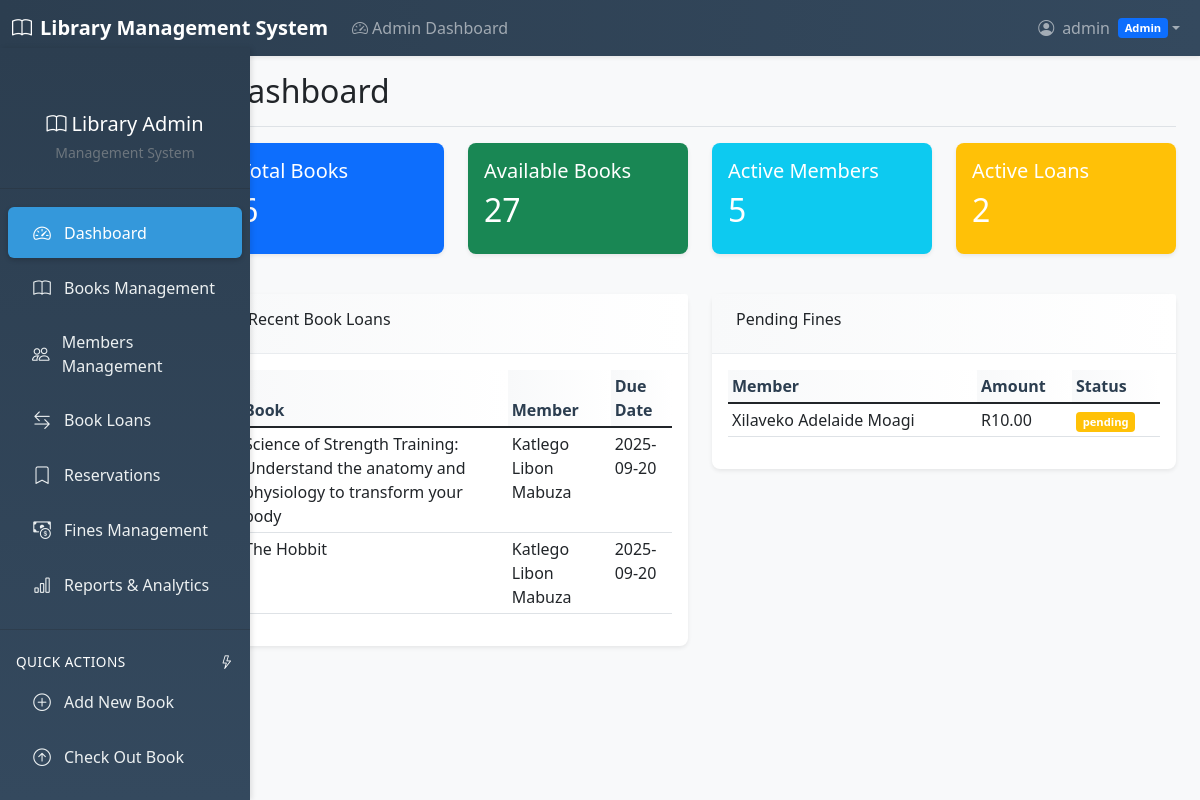
Page /admin/dashboard.php (signed in) on the committed database.
### tables this page shows
CREATE TABLE `book_loans` (
  `id` int(11) NOT NULL,
  `book_id` int(11) NOT NULL,
  `member_id` int(11) NOT NULL,
  `librarian_id` int(11) DEFAULT NULL,
  `checkout_date` date NOT NULL,
  `due_date` date NOT NULL,
  `return_date` date DEFAULT NULL,
  `status` enum('active','returned','overdue') DEFAULT 'active',
  `created_at` timestamp NOT NULL DEFAULT current_timestamp()
);

CREATE TABLE `books` (
  `id` int(11) NOT NULL,
  `isbn` varchar(20) NOT NULL,
  `title` varchar(255) NOT NULL,
  `author` varchar(255) NOT NULL,
  `genre` varchar(100) DEFAULT NULL,
  `publisher` varchar(255) DEFAULT NULL,
  `publication_date` date DEFAULT NULL,
  `edition` varchar(50) DEFAULT NULL,
  `description` text DEFAULT NULL,
  `total_copies` int(11) DEFAULT 1,
  `available_copies` int(11) DEFAULT 1,
  `status` enum('available','unavailable') DEFAULT 'available',
  `created_at` timestamp NOT NULL DEFAULT current_timestamp()
);

CREATE TABLE `members` (
  `id` int(11) NOT NULL,
  `user_id` int(11) DEFAULT NULL,
  `membership_id` varchar(20) NOT NULL,
  `first_name` varchar(50) NOT NULL,
  `last_name` varchar(50) NOT NULL,
  `phone` varchar(20) DEFAULT NULL,
  `address` text DEFAULT NULL,
  `date_of_birth` date DEFAULT NULL,
  `status` enum('active','suspended') DEFAULT 'active'
);

CREATE TABLE `fines` (
  `id` int(11) NOT NULL,
  `loan_id` int(11) NOT NULL,
  `member_id` int(11) NOT NULL,
  `amount` decimal(10,2) NOT NULL,
  `reason` varchar(255) DEFAULT NULL,
  `status` enum('pending','paid') DEFAULT 'pending',
  `paid_date` date DEFAULT NULL,
  `created_at` timestamp NOT NULL DEFAULT current_timestamp()
);

### includes/functions.php (called while the page is built, shortened)
<?php
function isLoggedIn() {
    return isset($_SESSION['user_id']);
}
function isAdmin() {
    return isset($_SESSION['role']) && $_SESSION['role'] === 'admin';
}
?>

### admin/dashboard.php (the view, shortened to what this page needs)
<?php
require_once '../includes/functions.php';
$database = new Database();
$db = $database->getConnection();
$books_query = "SELECT COUNT(*) as total_books, SUM(available_copies) as available_books FROM books";
$books_stmt = $db->query($books_query);
$books_stats = $books_stmt->fetch(PDO::FETCH_ASSOC);
$members_query = "SELECT COUNT(*) as total_members FROM members WHERE status = 'active'";
$members_stmt = $db->query($members_query);
$members_stats = $members_stmt->fetch(PDO::FETCH_ASSOC);
$loans_query = "SELECT COUNT(*) as active_loans FROM book_loans WHERE status = 'active'";
$loans_stmt = $db->query($loans_query);
$loans_stats = $loans_stmt->fetch(PDO::FETCH_ASSOC);
?>
<!DOCTYPE html>
<html lang="en">
<head>
    <link href="https://cdn.jsdelivr.net/npm/bootstrap@5.1.3/dist/css/bootstrap.min.css" rel="stylesheet">
    <link href="https://cdn.jsdelivr.net/npm/bootstrap-icons@1.7.2/font/bootstrap-icons.css" rel="stylesheet">
    <link href="../css/style.css" rel="stylesheet">
</head>
<body>
    <?php include '../includes/navbar.php'; ?>
    <div class="container-fluid">
        <div class="row">
            <?php include '../includes/sidebar.php'; ?>
            <main class="col-md-9 ms-sm-auto col-lg-10 px-md-4">
                <div class="d-flex justify-content-between flex-wrap flex-md-nowrap align-items-center pt-3 pb-2 mb-3 border-bottom">
                    <h1 class="h2">Dashboard</h1>
                </div>
                <div class="row">
                    <div class="col-md-3">
                        <div class="card text-white bg-primary mb-3">
                            <div class="card-body">
                                <h5 class="card-title">Total Books</h5>
                                <h2><?php echo $books_stats['total_books']; ?></h2>
                            </div>
                        </div>
                    </div>
                    <div class="col-md-3">
                        <div class="card text-white bg-success mb-3">
                            <div class="card-body">
                                <h5 class="card-title">Available Books</h5>
                                <h2><?php echo $books_stats['available_books']; ?></h2>
                            </div>
                        </div>
                    </div>
                    <div class="col-md-3">
                        <div class="card text-white bg-info mb-3">
                            <div class="card-body">
                                <h5 class="card-title">Active Members</h5>
                                <h2><?php echo $members_stats['total_members']; ?></h2>
                            </div>
                        </div>
                    </div>
                    <div class="col-md-3">
                        <div class="card text-white bg-warning mb-3">
                            <div class="card-body">
                                <h5 class="card-title">Active Loans</h5>
                                <h2><?php echo $loans_stats['active_loans']; ?></h2>
                            </div>
                        </div>
                    </div>
                </div>
                <div class="row mt-4">
                    <div class="col-md-6">
                        <div class="card">
                            <div class="card-header">
                                <h6>Recent Book Loans</h6>
                            </div>
                            <div class="card-body">
                                <div class="table-responsive">
                                    <table class="table table-sm">
                                        <thead>
                                            <tr>
                                                <th>Book</th>
                                                <th>Member</th>
                                                <th>Due Date</th>
                                            </tr>
                                        </thead>
                                        <tbody>
                                            <?php
                                            $recent_loans = $db->query("
                                                SELECT b.title, m.first_name, m.last_name, bl.due_date
                                                FROM book_loans bl
                                                JOIN books b ON bl.book_id = b.id
                                                JOIN members m ON bl.member_id = m.id
                                                WHERE bl.status = 'active'
                                                ORDER BY bl.created_at DESC
                                                LIMIT 5
                                            ");
                                            while ($loan = $recent_loans->fetch(PDO::FETCH_ASSOC)) {
                                                echo "<tr>
                                                    <td>{$loan['title']}</td>
                                                    <td>{$loan['first_name']} {$loan['last_name']}</td>
                                                    <td>{$loan['due_date']}</td>
                                                </tr>";
                                            }
                                            ?>
                                        </tbody>
                                    </table>
                                </div>
                            </div>
                        </div>
                    </div>
                    <div class="col-md-6">
                        <div class="card">
                            <div class="card-header">
                                <h6>Pending Fines</h6>
                            </div>
                            <div class="card-body">
                                <div class="table-responsive">
                                    <table class="table table-sm">
                                        <thead>
                                            <tr>
                                                <th>Member</th>
                                                <th>Amount</th>
                                                <th>Status</th>
                                            </tr>
                                        </thead>
                                        <tbody>
                                            <?php
                                            $pending_fines = $db->query("
                                                SELECT m.first_name, m.last_name, f.amount, f.status
                                                FROM fines f
                                                JOIN members m ON f.member_id = m.id
                                                WHERE f.status = 'pending'
                                                ORDER BY f.created_at DESC
                                                LIMIT 5
                                            ");
                                            while ($fine = $pending_fines->fetch(PDO::FETCH_ASSOC)) {
                                                echo "<tr>
                                                    <td>{$fine['first_name']} {$fine['last_name']}</td>
                                                    <td>R{$fine['amount']}</td>
                                                    <td><span class='badge bg-warning'>{$fine['status']}</span></td>
                                                </tr>";
                                            }
                                            ?>
                                        </tbody>
                                    </table>
                                </div>
                            </div>
                        </div>
                    </div>
                </div>
            </main>
        </div>
    </div>
</body>
</html>

### includes/navbar.php (shortened to what this page needs)
<nav class="navbar navbar-expand-lg navbar-dark bg-dark shadow-sm">
    <div class="container-fluid">
        <a class="navbar-brand fw-bold" href="<?php echo isAdmin() || isLibrarian() ? '../admin/dashboard.php' : '../member/dashboard.php'; ?>">
            <i class="bi bi-book me-2"></i>Library Management System
        </a>
        <div class="collapse navbar-collapse" id="navbarNav">
            <ul class="navbar-nav me-auto">
                <?php if (isLoggedIn()): ?>
                    <?php if (isAdmin() || isLibrarian()): ?>
                        <li class="nav-item">
                            <a class="nav-link" href="../admin/dashboard.php">
                                <i class="bi bi-speedometer2 me-1"></i>Admin Dashboard
                            </a>
                        </li>
                    <?php endif; ?>
                <?php endif; ?>
            </ul>
            <ul class="navbar-nav">
                <?php if (isLoggedIn()): ?>
                    <li class="nav-item dropdown">
                        <a class="nav-link dropdown-toggle d-flex align-items-center" href="#" role="button" data-bs-toggle="dropdown">
                            <i class="bi bi-person-circle me-2"></i>
                            <span class="d-none d-md-inline"><?php echo $_SESSION['username']; ?></span>
                            <span class="badge bg-primary ms-2"><?php echo ucfirst($_SESSION['role']); ?></span>
                        </a>
                    </li>
                <?php endif; ?>
            </ul>
        </div>
    </div>
</nav>

### includes/sidebar.php (shortened to what this page needs)
<nav id="sidebar" class="col-md-3 col-lg-2 d-md-block bg-dark sidebar collapse mt-5">
    <div class="position-sticky pt-3">
        <div class="text-center mb-4">
            <h5 class="text-white mb-1">
                <i class="bi bi-book"></i> Library Admin
            </h5>
            <small class="text-muted">Management System</small>
        </div>
        <hr class="border-secondary my-3">
        <ul class="nav flex-column">
            <li class="nav-item">
                <a class="nav-link <?php echo basename($_SERVER['PHP_SELF']) == 'dashboard.php' ? 'active' : ''; ?>" href="dashboard.php">
                    <i class="bi bi-speedometer2"></i>
                    Dashboard
                </a>
            </li>
            <li class="nav-item">
                <a class="nav-link <?php echo basename($_SERVER['PHP_SELF']) == 'books.php' ? 'active' : ''; ?>" href="books.php">
                    <i class="bi bi-book"></i>
                    Books Management
                </a>
            </li>
            <li class="nav-item">
                <a class="nav-link <?php echo basename($_SERVER['PHP_SELF']) == 'members.php' ? 'active' : ''; ?>" href="members.php">
                    <i class="bi bi-people"></i>
                    Members Management
                </a>
            </li>
            <li class="nav-item">
                <a class="nav-link <?php echo basename($_SERVER['PHP_SELF']) == 'loans.php' ? 'active' : ''; ?>" href="loans.php">
                    <i class="bi bi-arrow-left-right"></i>
                    Book Loans
                </a>
            </li>
            <li class="nav-item">
                <a class="nav-link <?php echo basename($_SERVER['PHP_SELF']) == 'reservations.php' ? 'active' : ''; ?>" href="reservations.php">
                    <i class="bi bi-bookmark"></i>
                    Reservations
                </a>
            </li>
            <li class="nav-item">
                <a class="nav-link <?php echo basename($_SERVER['PHP_SELF']) == 'fines.php' ? 'active' : ''; ?>" href="fines.php">
                    <i class="bi bi-cash-coin"></i>
                    Fines Management
                </a>
            </li>
            <li class="nav-item">
                <a class="nav-link <?php echo basename($_SERVER['PHP_SELF']) == 'reports.php' ? 'active' : ''; ?>" href="reports.php">
                    <i class="bi bi-bar-chart"></i>
                    Reports & Analytics
                </a>
            </li>
        </ul>
        <hr class="border-secondary my-3">
        <h6 class="sidebar-heading d-flex justify-content-between align-items-center px-3 mt-4 mb-1 text-white">
            <span>Quick Actions</span>
            <i class="bi bi-lightning"></i>
        </h6>
        <ul class="nav flex-column mb-2">
            <li class="nav-item">
                <a class="nav-link" href="books.php?action=add">
                    <i class="bi bi-plus-circle"></i>
                    Add New Book
                </a>
            </li>
            <li class="nav-item">
                <a class="nav-link" href="loans.php?action=checkout">
                    <i class="bi bi-arrow-up-circle"></i>
                    Check Out Book
                </a>
            </li>
            <li class="nav-item">
                <a class="nav-link" href="loans.php?action=checkin">
                </a>
            </li>
        </ul>
    </div>
</nav>

### css/style.css (style rules this page uses)
body { font-family: "Segoe UI", Tahoma, Geneva, Verdana, sans-serif; background-color: #f8f9fa; }
.sidebar { position: fixed; top: 0; bottom: 0; left: 0; z-index: 100; padding: 48px 0 0; box-shadow: 2px 0 5px rgba(0, 0, 0, 0.1); background: linear-gradient(180deg, #2c3e50 0%, #34495e 100%); width: 250px; transition: all 0.3s ease; }
.sidebar .nav-link { color: #ecf0f1; font-weight: 500; padding: 0.75rem 1.5rem; margin: 0.15rem 0.5rem; border-radius: 0.375rem; transition: all 0.3s ease; text-decoration: none; display: flex; align-items: center; gap: 0.75rem; }
.sidebar .nav-link.active { background-color: #3498db; color: #ffffff; box-shadow: 0 2px 5px rgba(0, 0, 0, 0.2); text-decoration: none; }
.sidebar .nav-link i { font-size: 1.1rem; width: 20px; text-align: center; }
.sidebar-heading { color: #bdc3c7; font-size: 0.85rem; text-transform: uppercase; letter-spacing: 0.5px; padding: 0 1.5rem; margin-top: 1.5rem; margin-bottom: 0.5rem; }
.navbar-brand { font-weight: 600; }
.navbar-dark { background: linear-gradient(90deg, #2c3e50 0%, #34495e 100%); }
.card { border: none; border-radius: 0.5rem; box-shadow: 0 0.125rem 0.25rem rgba(0, 0, 0, 0.075); margin-bottom: 1.5rem; transition: transform 0.2s ease, box-shadow 0.2s ease; }
.card-header { background: linear-gradient(90deg, #f8f9fa 0%, #ffffff 100%); border-bottom: 1px solid #e9ecef; font-weight: 600; padding: 1rem 1.5rem; }
.table th { background: linear-gradient(90deg, #f8f9fa 0%, #ffffff 100%); border-top: none; font-weight: 600; color: #2c3e50; }
.badge { font-size: 0.75em; padding: 0.4em 0.6em; border-radius: 0.25rem; }
.badge { font-size: 0.7em; }
.card { transition: transform 0.2s; }
.nav-link.active { background-color: #0d6efd; color: white !important; }

### rows in the picture
book_loans: book.title "Science of Strength Training: Understand the anatomy and physiology to transform your body", member.first_name "Katlego Libon", member.last_name "Mabuza", due_date "2025-09-20"
book_loans: book.title "The Hobbit", member.first_name "Katlego Libon", member.last_name "Mabuza", due_date "2025-09-20"
fines: member.first_name "Xilaveko Adelaide", member.last_name "Moagi", amount "10.00", status "pending"

### other values in the picture
$_SESSION['username'] "admin"
$_SESSION['role'] "Admin"
$books_stats['available_books'] "27"
$members_stats['total_members'] "5"
$loans_stats['active_loans'] "2"
